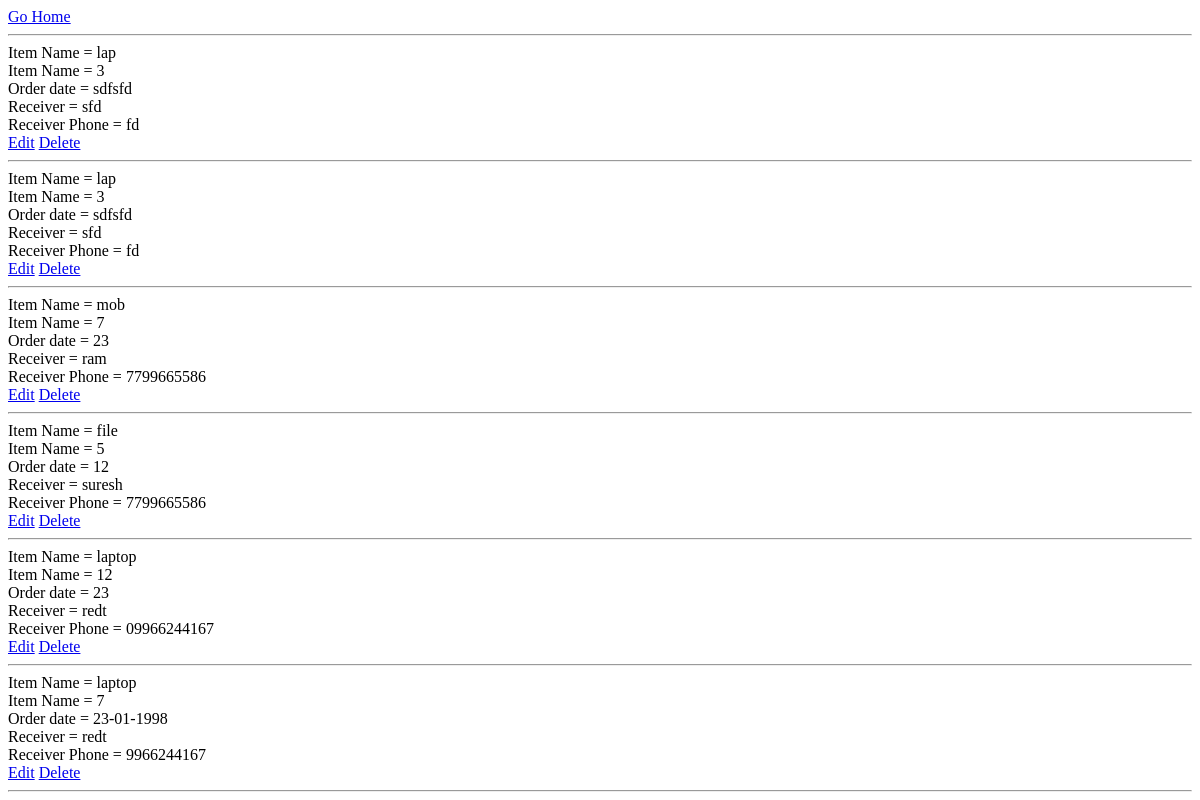
The page /list_items on the database as committed earlier.
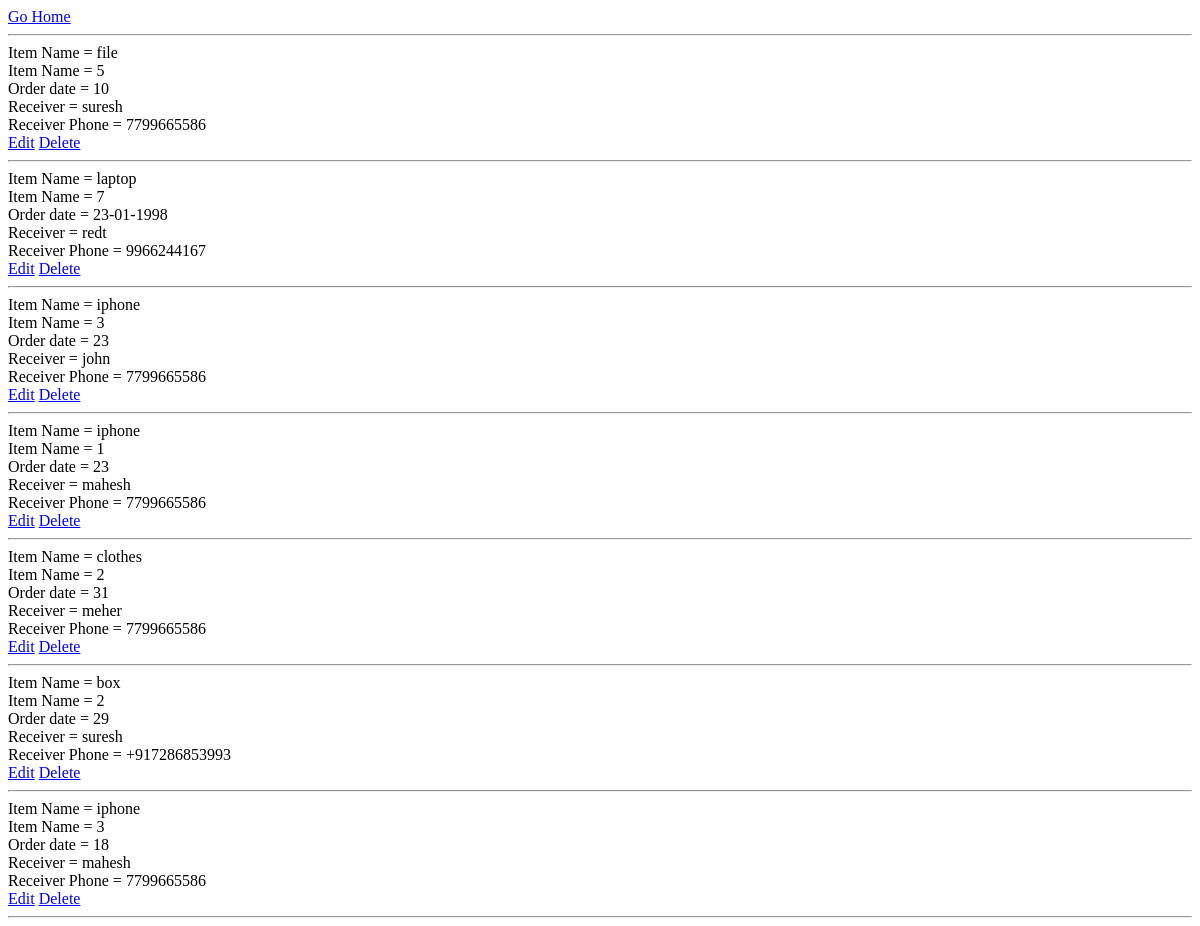
The same page on the database as committed later.
### tables this page shows
CREATE TABLE itemdetails ( id INTEGER PRIMARY KEY AUTOINCREMENT ,name text, weight text, date text, receiver text, receiver_phone text);

### app.py (the view)
@app.route('/list_items')
def list_items():
    with sqlite3.connect('database.db') as con:
        con.row_factory = sqlite3.Row
        cur = con.cursor()
        cur.execute('select * from itemdetails')
        row = cur.fetchall()
    print(row)
    return render_template('list_items.html', row=row)

### templates/list_items.html (shortened to what this page needs)
<!DOCTYPE html>
<html lang="en">
<head>
</head>
<body>
<a href="/">Go Home</a><hr>
{% for i in row %}
Item Name = {{i.name}}<br>
Item Name = {{i.weight}}<br>
Order date = {{i.date}}<br>
Receiver = {{i.receiver}}<br>
Receiver Phone = {{i.receiver_phone}}<br>
<a href="/edit_item/{{i.id}}">Edit</a>
<a href="/delete_item/{{i.id}}">Delete</a><hr>
{% endfor %}
</body>
</html>

Rows that differ between the two databases and show on the page:
removed itemdetails: name "lap", weight "3", date "sdfsfd", receiver "sfd", receiver_phone "fd"
removed itemdetails: name "lap", weight "3", date "sdfsfd", receiver "sfd", receiver_phone "fd"
removed itemdetails: name "mob", weight "7", date "23", receiver "ram", receiver_phone "7799665586"
removed itemdetails: name "laptop", weight "12", date "23", receiver "redt", receiver_phone "09966244167"
changed itemdetails "file": date "12" → "10"
added itemdetails: name "iphone", weight "3", date "23", receiver "john", receiver_phone "7799665586"
added itemdetails: name "iphone", weight "1", date "23", receiver "mahesh", receiver_phone "7799665586"
added itemdetails: name "clothes", weight "2", date "31", receiver "meher", receiver_phone "7799665586"
added itemdetails: name "box", weight "2", date "29", receiver "suresh", receiver_phone "+917286853993"
added itemdetails: name "iphone", weight "3", date "18", receiver "mahesh", receiver_phone "7799665586"
